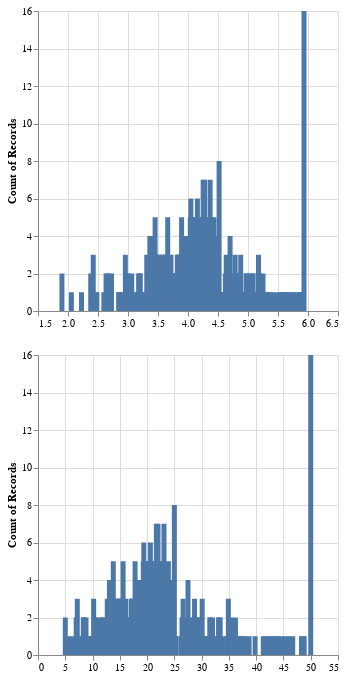

Notebook code for this chart:
### Code cell
DataFrame(a=a,b=b) |> 

[
    @vlplot(
        :bar,
        x=a,
        y="count()"
    ) ;
    @vlplot(
        :bar,
        x=b,
        y="count()"
    )
]

### Figure 1 — Vega-Lite specification as saved in the notebook (floating-point values rounded to 4 significant figures; data arrays with more than 128 entries replaced by an {"elided": "..."} marker saying what was removed)
{"data": {"values": {"elided": "506 records"}}, "vconcat": [{"data": {"values": {"elided": "506 records"}}, "encoding": {"x": {"field": "x", "title": null, "type": "quantitative"}, "y": {"aggregate": "count", "type": "quantitative"}}, "mark": "bar"}, {"data": {"values": {"elided": "506 records"}}, "encoding": {"x": {"field": "x", "title": null, "type": "quantitative"}, "y": {"aggregate": "count", "type": "quantitative"}}, "mark": "bar"}]}
